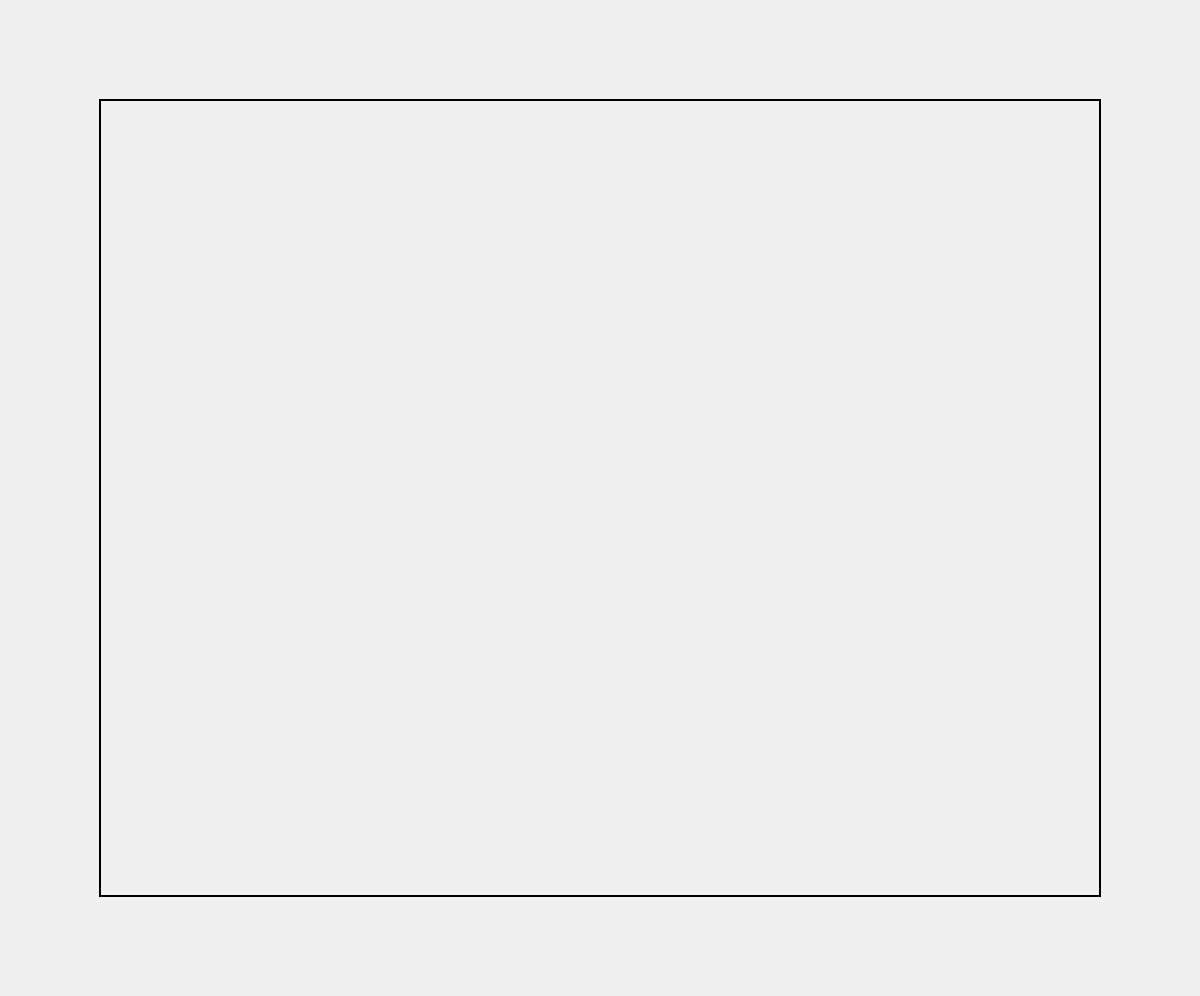
Frame 1 (no input)
Frame 60 (no input): identical to frame 1, image omitted
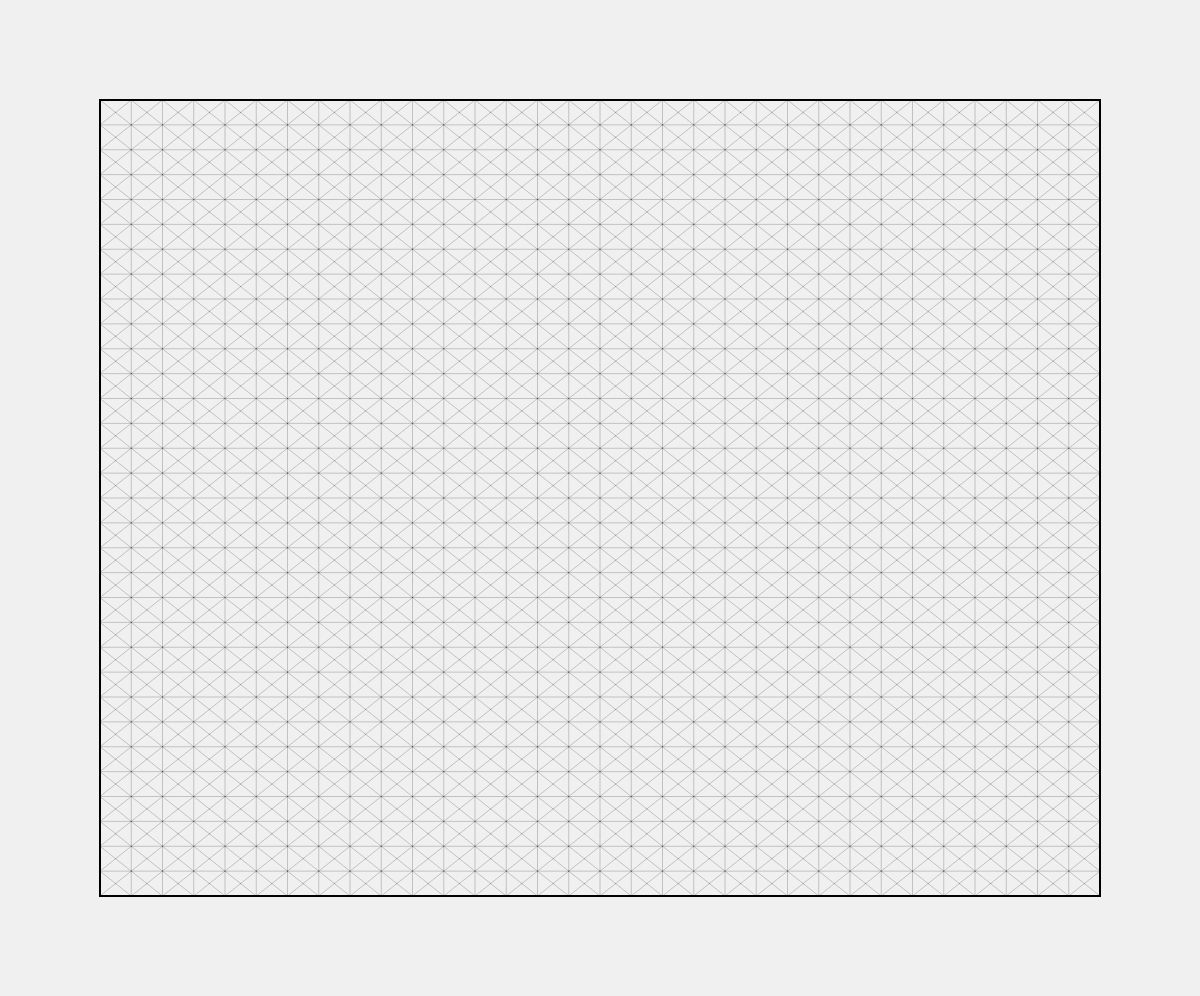
Frame 120 (the mouse pressed at the canvas centre since frame 60)

The p5.js sketch that drew these frames (run headless with seeded random() and noise() and a simulated clock; from frame 60 on, the mouse is pressed at the canvas centre):

// p5.js sketch
// ── sketch.js
let backgroundColor = [360, 0, 90, 1];
let randomTriangles = false;
let variance = 6;
let fixedScale = 0.5;
let recursion_depth = 16;
let alpha = 1;
let border = 100;
let thickness = 0.2;
let stopOdds = 0;

class Triangle {
  constructor(a, b, c) {
    this.vertices = [a, b, c];
    this.sides = [[b, c], [a, c], [a, b]];
    this.midPoint = new Point2D((a.x + b.x + c.x) / 3, (a.y + b.y + c.y) / 3);
  }
}
class Point2D {
  constructor(x, y) {
    this.x = x;
    this.y = y;
  }
}

let draw_i = 0;

let triangles = [];
function setup() {
  createCanvas(windowWidth, windowHeight - 4);
  background(240);
  triangles = [
    new Triangle(
      new Point2D(border, border),
      new Point2D(border, height - border),
      new Point2D(width - border, border)
    )
  ];

  triangles.push(
    new Triangle(
      new Point2D(border, height - border),
      new Point2D(width - border, border),
      new Point2D(width - border, height - border)
    )
  );

  drawFrame();

  strokeWeight(thickness);

}

function drawFrame() {
  push()
  noFill()
  strokeWeight(2);
  rect(border, border, width - border * 2, height - border * 2);
  pop()
}

function draw() {
  if(mouseY < border || mouseY > height - border) return;
  let depthProportion = mouseY / (height - 2 * border)
  if (draw_i > recursion_depth * depthProportion) return;
  if(draw_i===0) line(border, height - border, width - border, border);
  draw_i++;
  if (draw_i > recursion_depth) return;
  if (triangles.length === 0) return;

  let newTriangles = [];
  for (let i = 0; i < triangles.length; i++) {
    if (random() < stopOdds) {
      continue;
    }
    let divisions = createTriangles(triangles[i]);
    newTriangles.push(...divisions.triangles);
    line(
      divisions.edge.a.x,
      divisions.edge.a.y,
      divisions.edge.b.x,
      divisions.edge.b.y
    );
  }
  triangles = newTriangles;
}

function getSideDistance(sides) {
  let a = sides[0],
    b = sides[1];
  return Math.sqrt((a.x - b.x) ** 2 + (a.y - b.y) ** 2);
}

function getLongestSide(triangle) {
  let longestSide = {
    side: triangle.sides[0],
    distance: getSideDistance(triangle.sides[0]),
    vertex: triangle.vertices[0]
  };

  for (let i = 1; i < triangle.sides.length; i++) {
    let sideDistance = getSideDistance(triangle.sides[i]);
    if (sideDistance > longestSide.distance) {
      longestSide.side = triangle.sides[i];
      longestSide.distance = sideDistance;
      longestSide.vertex = triangle.vertices[i];
    }
  }
  return longestSide;
}

function getRatio() {
  if (randomTriangles) {
    let r = randomGaussian() / variance + 0.5;
    if (r > 1) return 1;
    if (r < 0) return 0;
    return r;
  } else {
    return fixedScale;
  }
}

function choosePoint(side) {
  let ratio = getRatio();
  let point = new Point2D(side[1].x - side[0].x, side[1].y - side[0].y);

  point.x *= ratio;
  point.y *= ratio;

  point.x += side[0].x;
  point.y += side[0].y;

  return point;
}

function createTriangles(triangle) {
  let longestSide = getLongestSide(triangle);
  let newVertex = choosePoint(longestSide.side);
  return {
    triangles: [
      new Triangle(longestSide.vertex, longestSide.side[0], newVertex),
      new Triangle(longestSide.vertex, longestSide.side[1], newVertex)
    ],
    edge: {
      a: { x: longestSide.vertex.x, y: longestSide.vertex.y },
      b: { x: newVertex.x, y: newVertex.y }
    }
  };
}
